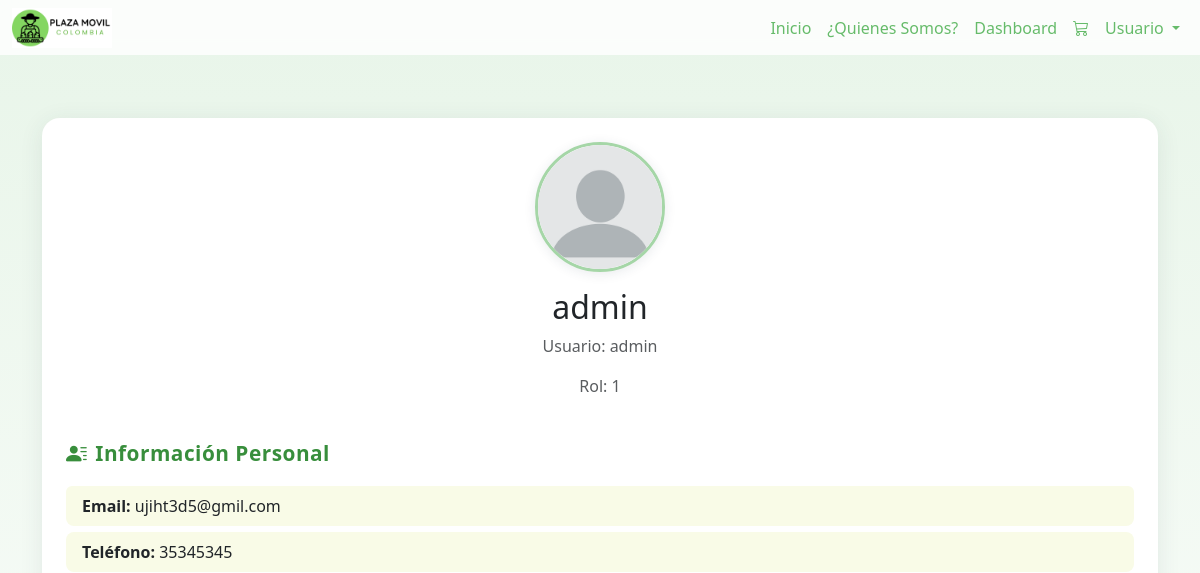
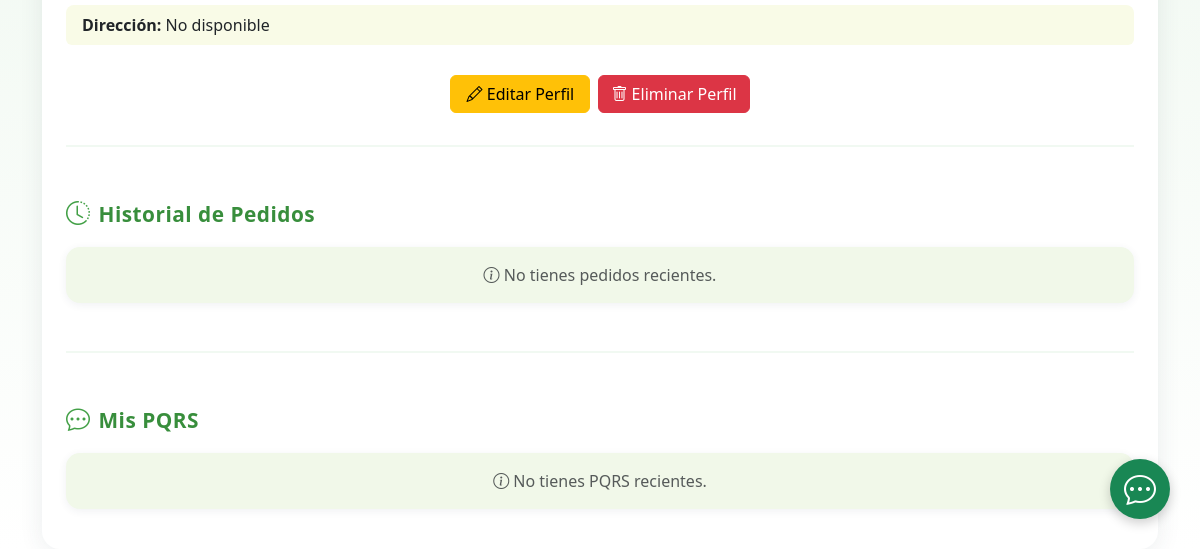
The page /view/perfil.php (signed in) on the database as committed earlier (2 pictures, top to bottom).
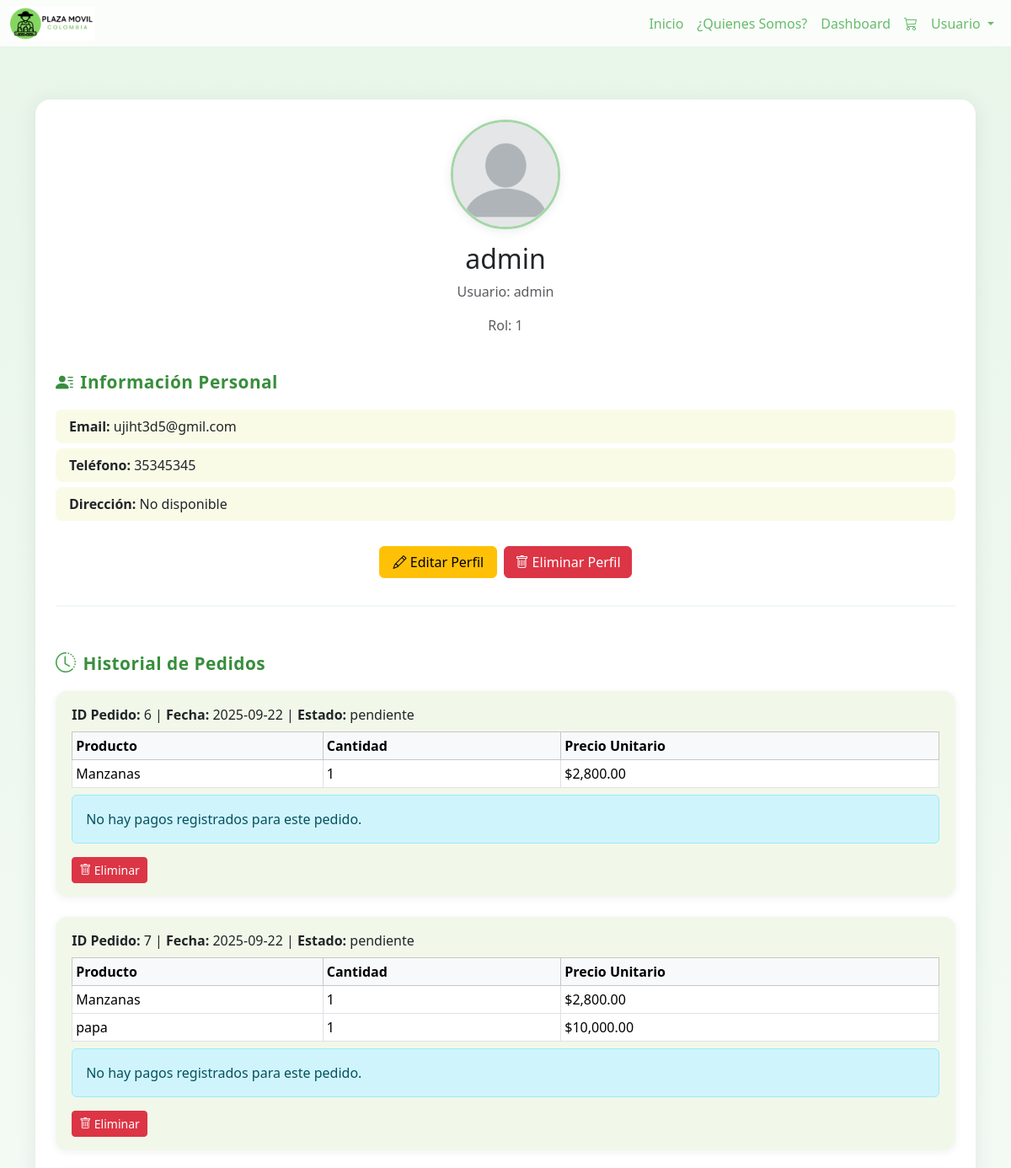
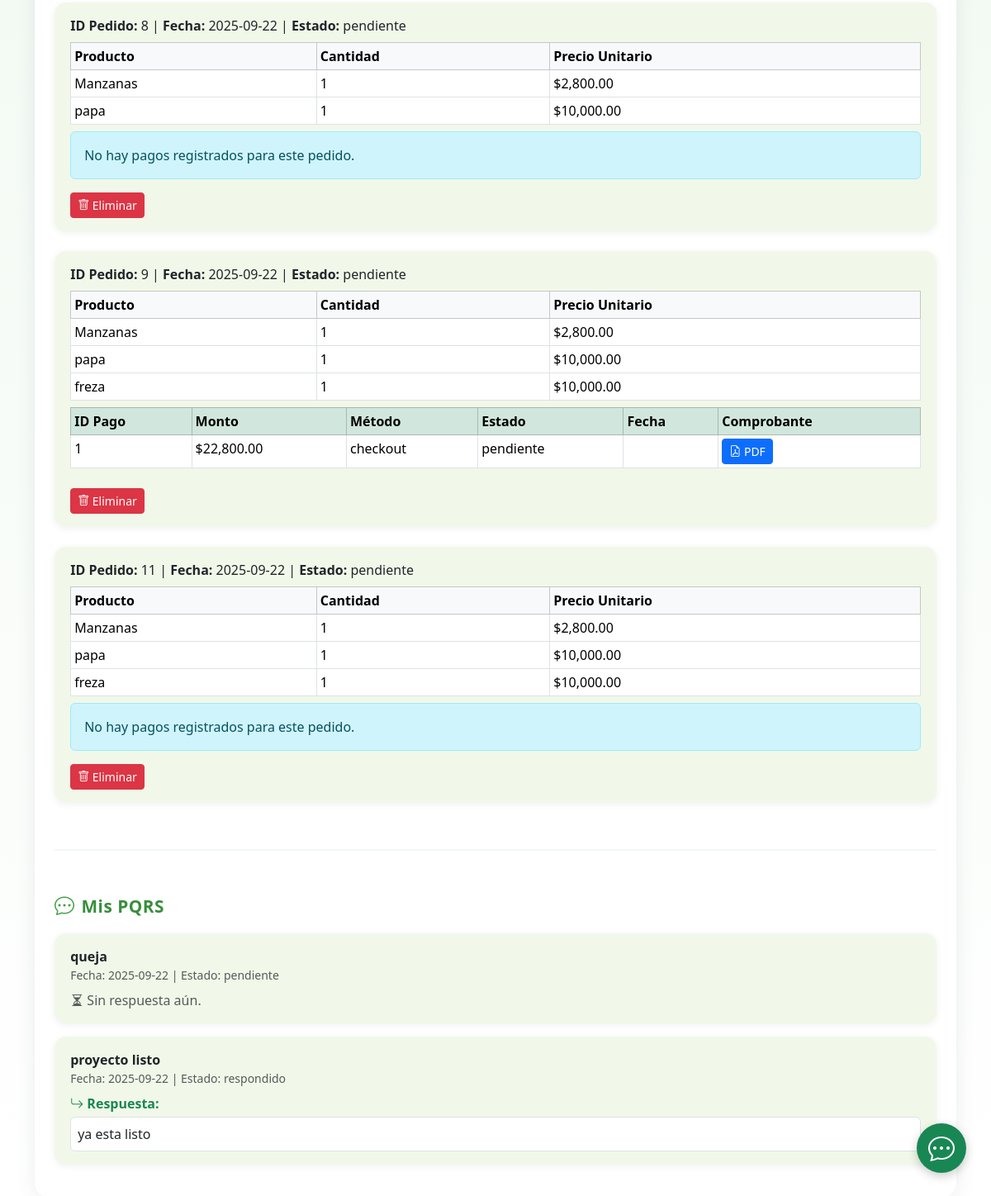
The same page on the database as committed later (2 pictures, top to bottom).
### tables this page shows
CREATE TABLE `pedidos` (
  `id_pedido` int(11) NOT NULL,
  `id_usuario` int(10) DEFAULT NULL,
  `fecha` date DEFAULT NULL,
  `estado` varchar(50) DEFAULT NULL,
  `id_detalle` int(10) DEFAULT NULL
);

CREATE TABLE `pedido_detalle` (
  `id_pedido_detalle` int(11) NOT NULL,
  `id_pedido` int(10) DEFAULT NULL,
  `id_producto` int(10) DEFAULT NULL,
  `cantidad` int(10) DEFAULT NULL,
  `precio_unitario` int(20) DEFAULT NULL,
  `id_unidad` int(10) DEFAULT NULL
);

CREATE TABLE `productos` (
  `id_producto` int(11) NOT NULL,
  `id_agricultor` int(10) DEFAULT NULL,
  `id_categoria` int(10) DEFAULT NULL,
  `descripcion` varchar(250) DEFAULT NULL,
  `nombre` varchar(50) DEFAULT NULL,
  `stock` int(20) DEFAULT NULL,
  `precio_unitario` int(10) DEFAULT NULL,
  `id_unidad` int(10) DEFAULT NULL,
  `foto` varchar(100) DEFAULT NULL,
  `fecha_publicacion` date DEFAULT NULL
);

CREATE TABLE `pagos` (
  `id_pago` int(11) NOT NULL,
  `id_venta` int(10) DEFAULT NULL,
  `proveedor` varchar(50) DEFAULT NULL,
  `transaccion_id` varchar(100) DEFAULT NULL,
  `monto` int(20) DEFAULT NULL,
  `moneda` varchar(50) DEFAULT NULL,
  `estado` varchar(20) NOT NULL,
  `metodo` varchar(20) DEFAULT NULL,
  `id_pedido` int(11) NOT NULL,
  `preference_id` varchar(100) DEFAULT NULL
);

CREATE TABLE `pqrs` (
  `id_pqrs` int(11) NOT NULL,
  `id_usuario` int(10) DEFAULT NULL,
  `tipo` varchar(20) DEFAULT NULL,
  `asunto` varchar(150) DEFAULT NULL,
  `descripcion` varchar(250) DEFAULT NULL,
  `fecha` date DEFAULT NULL,
  `estado` varchar(20) DEFAULT NULL,
  `respuesta` varchar(250) DEFAULT NULL,
  `fecha_respuesta` date DEFAULT NULL,
  `adjunto` varchar(250) DEFAULT NULL
);

### view/perfil.php (the view, shortened to what the changed rows need)
<?php
require_once '../config/conexion.php';
$user_id_usuario = $_SESSION['user_id_usuario'];
$stmt = $pdo->prepare('SELECT * FROM usuarios WHERE id_usuario = ?');
$stmt->execute([$user_id_usuario]);
$user = $stmt->fetch(PDO::FETCH_ASSOC);
?>
<!DOCTYPE html>
<html lang="es">
<head>
    <link href="https://cdn.jsdelivr.net/npm/bootstrap@5.3.7/dist/css/bootstrap.min.css" rel="stylesheet">
    <link rel="stylesheet" href="https://cdn.jsdelivr.net/npm/bootstrap-icons@1.11.3/font/bootstrap-icons.min.css">
    <link rel="stylesheet" href="/Plaza-M-vil-3.1/css/styles.css">
</head>
<body>
    <?php include '../navbar.php'; ?>
    <div class="container mt-5">
        <div class="card p-4">
            <div class="text-center">
                <h2><?php echo htmlspecialchars($user['nombre_completo']); ?></h2>
            </div>
            <div class="mt-4">
                <div class="section-title"><i class="bi bi-clock-history historial-icon"></i>Historial de Pedidos</div>
                <?php
                $stmtPedidos = $pdo->prepare("SELECT id_pedido, fecha, estado FROM pedidos WHERE id_usuario = ? ORDER BY fecha DESC LIMIT 5");
                $stmtPedidos->execute([$user_id_usuario]);
                $pedidos = $stmtPedidos->fetchAll(PDO::FETCH_ASSOC);
                if ($pedidos && count($pedidos) > 0) {
                    foreach ($pedidos as $pedido) {
                        ?>
                        <div class="historial-card mb-4">
                            <div class="mb-2">
                                <strong>ID Pedido:</strong> <?php echo htmlspecialchars($pedido['id_pedido']); ?> |
                                <strong>Fecha:</strong> <?php echo htmlspecialchars($pedido['fecha']); ?> |
                                <strong>Estado:</strong> <?php echo htmlspecialchars($pedido['estado']); ?>
                            </div>
                            <?php
                            $stmtProd = $pdo->prepare('
                                SELECT p.nombre, dp.cantidad, dp.precio_unitario
                                FROM pedido_detalle dp
                                INNER JOIN productos p ON dp.id_producto = p.id_producto
                                WHERE dp.id_pedido = ?
                            ');
                            $stmtProd->execute([$pedido['id_pedido']]);
                            $productos = $stmtProd->fetchAll(PDO::FETCH_ASSOC);
                            $stmtPagos = $pdo->prepare('SELECT id_pago, monto, metodo, estado, fecha_pago FROM pagos WHERE id_pedido = ? ORDER BY fecha_pago DESC');
                            $stmtPagos->execute([$pedido['id_pedido']]);
                            $pagos = $stmtPagos->fetchAll(PDO::FETCH_ASSOC);
                            ?>
                            <?php if (count($productos) === 0): ?>
                                <div class="alert alert-warning">No hay productos en este pedido.</div>
                            <?php else: ?>
                                <div class="table-responsive">
                                    <table class="table table-sm table-bordered mb-2">
                                        <thead class="table-light">
                                            <tr>
                                                <th>Producto</th>
                                                <th>Cantidad</th>
                                                <th>Precio Unitario</th>
                                            </tr>
                                        </thead>
                                        <tbody>
                                            <?php foreach ($productos as $prod): ?>
                                                <tr>
                                                    <td><?php echo htmlspecialchars($prod['nombre']); ?></td>
                                                    <td><?php echo htmlspecialchars($prod['cantidad']); ?></td>
                                                    <td>$<?php echo number_format($prod['precio_unitario'], 2); ?></td>
                                                </tr>
                                            <?php endforeach; ?>
                                        </tbody>
                                    </table>
                                </div>
                            <?php endif; ?>
                            <?php if ($pagos && count($pagos) > 0): ?>
                                <div class="table-responsive mb-2">
                                    <table class="table table-sm table-bordered">
                                        <thead class="table-success">
                                            <tr>
                                                <th>ID Pago</th>
                                                <th>Monto</th>
                                                <th>Método</th>
                                                <th>Estado</th>
                                                <th>Fecha</th>
                                                <th>Comprobante</th>
                                            </tr>
                                        </thead>
                                        <tbody>
                                            <?php foreach ($pagos as $pago): ?>
                                                <tr>
                                                    <td><?php echo htmlspecialchars($pago['id_pago']); ?></td>
                                                    <td>$<?php echo number_format($pago['monto'], 2); ?></td>
                                                    <td><?php echo htmlspecialchars($pago['metodo']); ?></td>
                                                    <td><?php echo htmlspecialchars($pago['estado']); ?></td>
                                                    <td><?php echo htmlspecialchars($pago['fecha_pago']); ?></td>
                                                    <td>
                                                        <a href="../controller/generar_factura.php?id_pago=<?php echo $pago['id_pago']; ?>"
                                                            class="btn btn-primary btn-sm" target="_blank">
                                                            <i class="bi bi-file-earmark-pdf"></i> PDF
                                                        </a>
                                                    </td>
                                                </tr>
                                            <?php endforeach; ?>
                                        </tbody>
                                    </table>
                                </div>
                            <?php else: ?>
                                <div class="alert alert-info">No hay pagos registrados para este pedido.</div>
                            <?php endif; ?>
                            <div class="mt-2 d-flex gap-2">
                                <form action="../controller/eliminar_pedido.php" method="POST" style="display:inline;">
                                    <button type="submit" class="btn btn-danger btn-sm"
                                        onclick="return confirm('¿Seguro que deseas eliminar este pedido?');">
                                        <i class="bi bi-trash"></i> Eliminar
                                    </button>
                                </form>
                            </div>
                        </div>
                        <?php
                    }
                } else {
                    echo '<div class="historial-card text-muted text-center"><i class="bi bi-info-circle"></i> No tienes pedidos recientes.</div>';
                }
                ?>
            </div>
            <div class="mt-4">
                <div class="section-title"><i class="bi bi-chat-dots pqrs-icon"></i>Mis PQRS</div>
                <?php
                $stmtPQRS = $pdo->prepare("SELECT asunto, estado, fecha, respuesta FROM pqrs WHERE id_usuario = ? ORDER BY fecha DESC LIMIT 5");
                $stmtPQRS->execute([$user_id_usuario]);
                $pqrs = $stmtPQRS->fetchAll(PDO::FETCH_ASSOC);
                if ($pqrs && count($pqrs) > 0) {
                    foreach ($pqrs as $pq) {
                        ?>
                        <div class="pqrs-card">
                            <div><strong><?php echo htmlspecialchars($pq['asunto']); ?></strong></div>
                            <div class="text-muted small">Fecha: <?php echo htmlspecialchars($pq['fecha']); ?> | Estado: <?php echo htmlspecialchars($pq['estado']); ?></div>
                            <?php if (!empty($pq['respuesta'])): ?>
                                <div class="mt-2">
                                    <span class="fw-bold text-success"><i class="bi bi-arrow-return-right"></i> Respuesta:</span>
                                    <div class="bg-white rounded p-2 border mt-1"><?php echo htmlspecialchars($pq['respuesta']); ?></div>
                                </div>
                            <?php else: ?>
                                <div class="mt-2 text-muted"><i class="bi bi-hourglass-split"></i> Sin respuesta aún.</div>
                            <?php endif; ?>
                        </div>
                        <?php
                    }
                } else {
                    echo '<div class="pqrs-card text-muted text-center"><i class="bi bi-info-circle"></i> No tienes PQRS recientes.</div>';
                }
                ?>
            </div>
        </div>
    </div>
</body>
</html>

Rows that differ between the two databases and show on the page:
now on this page (row edited): pedidos: id_pedido "6", fecha "2025-09-22", estado "pendiente", shows "No hay pagos registrados para este pedido."
now on this page (row edited): pedido_detalle: id_producto.nombre "Manzanas", cantidad "1", precio_unitario "2,800.00"
now on this page (row edited): pedidos: id_pedido "7", fecha "2025-09-22", estado "pendiente", shows "No hay pagos registrados para este pedido."
now on this page (row edited): pedido_detalle: id_producto.nombre "papa", cantidad "1", precio_unitario "10,000.00"
now on this page (row edited): pedidos: id_pedido "8", fecha "2025-09-22", estado "pendiente", shows "No hay pagos registrados para este pedido."
now on this page (row edited): pedidos: id_pedido "9", fecha "2025-09-22", estado "pendiente"
now on this page (row edited): pedido_detalle: id_producto.nombre "freza", cantidad "1", precio_unitario "10,000.00"
added pagos: id_pago "1", monto "22,800.00", metodo "checkout", estado "pendiente"
now on this page (row edited): pedidos: id_pedido "11", fecha "2025-09-22", estado "pendiente", shows "No hay pagos registrados para este pedido."
added pqrs: asunto "queja", fecha "2025-09-22", estado "pendiente", shows "Sin respuesta aún."
added pqrs: asunto "proyecto listo", fecha "2025-09-22", estado "respondido", respuesta "ya esta listo"
Other text that changed with them:
text no longer shown: "No tienes pedidos recientes. No tienes PQRS recientes."
